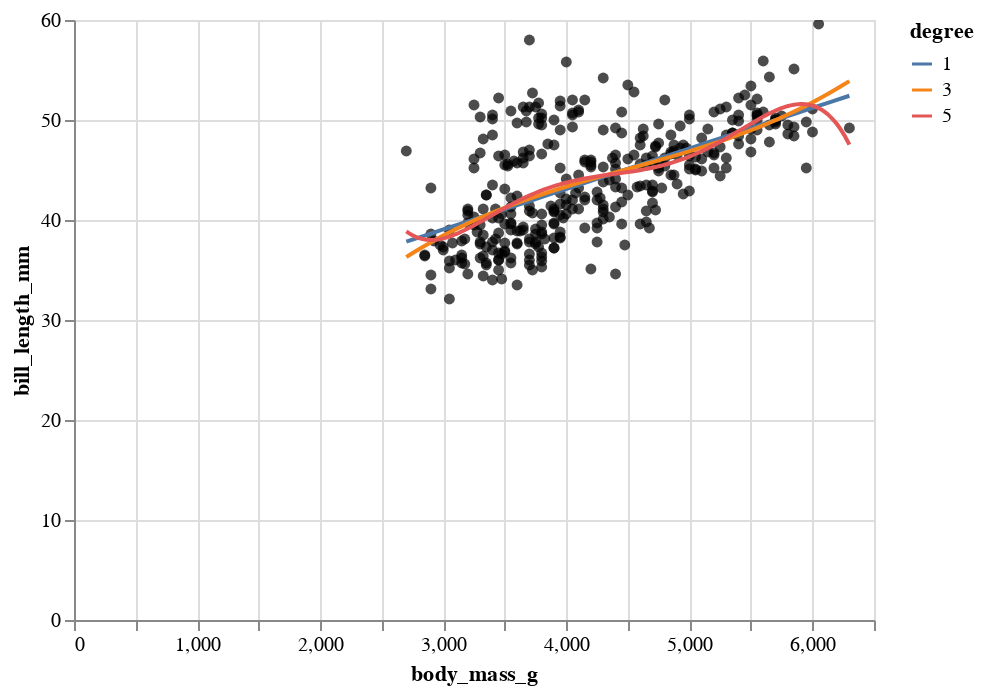

The notebook cell this image was saved under:
### Code cell
degree_list = [1, 3, 5] # Define the degree of the polynomial fits

base = alt.Chart(penguins).mark_circle(color="black").encode(
        alt.X("body_mass_g"), alt.Y("bill_length_mm"), 
        tooltip=["species", "island"]
) #base chart based on above one

polynomial_fit = [
    base.transform_regression( # https://altair-viz.github.io/user_guide/transform/regression.html
        "body_mass_g", "bill_length_mm", method="poly", order=order, as_=["body_mass_g", str(order)]
    )
    .mark_line() #A line plot.
    .transform_fold([str(order)], as_=["degree", "bill_length_mm"]) # https://altair-viz.github.io/user_guide/transform/fold.html
    .encode(alt.Color("degree:N"))
    for order in degree_list
] #polynommial fit

alt.layer(base, *polynomial_fit).interactive() #merge of base and polynomial fit

### Figure 1 — Vega-Lite specification as saved in the notebook (floating-point values rounded to 4 significant figures; data arrays with more than 128 entries replaced by an {"elided": "..."} marker saying what was removed)
{"config": {"view": {"continuousWidth": 400, "continuousHeight": 300}}, "layer": [{"mark": {"type": "circle", "color": "black"}, "encoding": {"tooltip": [{"type": "nominal", "field": "species"}, {"type": "nominal", "field": "island"}], "x": {"type": "quantitative", "field": "body_mass_g"}, "y": {"type": "quantitative", "field": "bill_length_mm"}}, "selection": {"selector003": {"type": "interval", "bind": "scales", "encodings": ["x", "y"]}}}, {"mark": "line", "encoding": {"color": {"type": "nominal", "field": "degree"}, "tooltip": [{"type": "nominal", "field": "species"}, {"type": "nominal", "field": "island"}], "x": {"type": "quantitative", "field": "body_mass_g"}, "y": {"type": "quantitative", "field": "bill_length_mm"}}, "transform": [{"on": "body_mass_g", "regression": "bill_length_mm", "method": "poly", "order": 1, "as": ["body_mass_g", "1"]}, {"fold": ["1"], "as": ["degree", "bill_length_mm"]}]}, {"mark": "line", "encoding": {"color": {"type": "nominal", "field": "degree"}, "tooltip": [{"type": "nominal", "field": "species"}, {"type": "nominal", "field": "island"}], "x": {"type": "quantitative", "field": "body_mass_g"}, "y": {"type": "quantitative", "field": "bill_length_mm"}}, "transform": [{"on": "body_mass_g", "regression": "bill_length_mm", "method": "poly", "order": 3, "as": ["body_mass_g", "3"]}, {"fold": ["3"], "as": ["degree", "bill_length_mm"]}]}, {"mark": "line", "encoding": {"color": {"type": "nominal", "field": "degree"}, "tooltip": [{"type": "nominal", "field": "species"}, {"type": "nominal", "field": "island"}], "x": {"type": "quantitative", "field": "body_mass_g"}, "y": {"type": "quantitative", "field": "bill_length_mm"}}, "transform": [{"on": "body_mass_g", "regression": "bill_length_mm", "method": "poly", "order": 5, "as": ["body_mass_g", "5"]}, {"fold": ["5"], "as": ["degree", "bill_length_mm"]}]}], "data": {"name": "data-6503fb4fbd21ca2400956d2086879525"}, "$schema": "https://vega.github.io/schema/vega-lite/v4.8.1.json", "datasets": {"data-6503fb4fbd21ca2400956d2086879525": {"elided": "344 records"}}}
